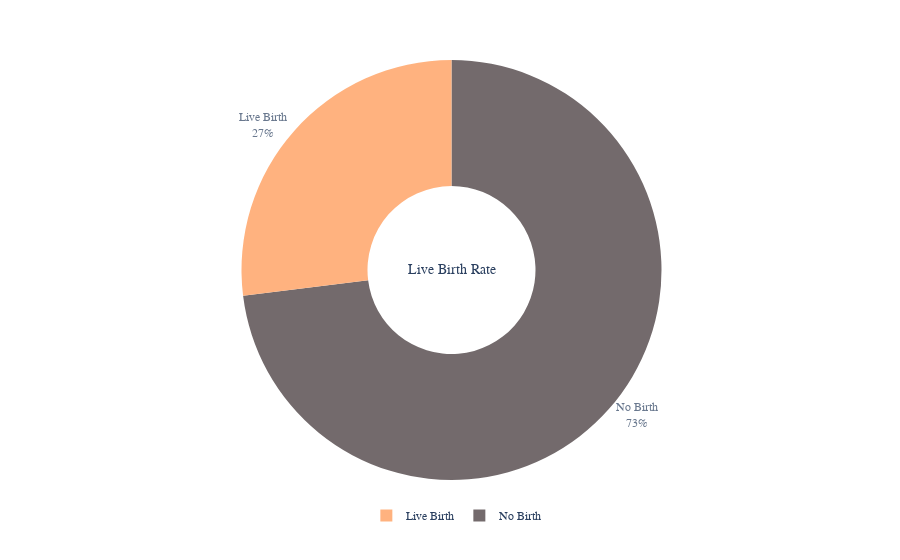

The notebook cell saved with this chart:
### Markdown cell above
##### III. 1. a. Target Distribution

### Code cell
fig = px.pie(HFEA_train['LIVE_BIRTH_OCCURRENCE'].value_counts(),values='LIVE_BIRTH_OCCURRENCE',names=['No Birth','Live Birth'],hole=0.4,opacity=0.7,
            color_discrete_sequence=[colours_gaia[1],colours_gaia[0]])
fig.add_annotation(text='Live Birth Rate',
                   x=0.5,y=0.5,showarrow=False,font_size=14,opacity=1,font_family='Suisse Intl')

fig.update_layout(
    font_family='Suisse Intl',
    legend=dict(x=0.37,y=-0.05,orientation='h',traceorder='reversed'),
    hoverlabel=dict(bgcolor='white'))

fig.update_traces(textposition='outside', textinfo='percent+label')

fig.show()

### Figure 1 — Plotly figure (JSON) as saved in the notebook; plotly's stock layout.template omitted (floating-point values rounded to 4 significant figures)
{"data": [{"domain": {"x": [0, 1], "y": [0, 1]}, "hole": 0.4, "hovertemplate": "label=%{label}<br>LIVE_BIRTH_OCCURRENCE=%{value}<extra></extra>", "labels": ["No Birth", "Live Birth"], "legendgroup": "", "name": "", "opacity": 0.7, "showlegend": true, "textinfo": "percent+label", "textposition": "outside", "type": "pie", "values": [24538, 9057]}], "layout": {"annotations": [{"font": {"family": "Suisse Intl", "size": 14}, "opacity": 1, "showarrow": false, "text": "Live Birth Rate", "x": 0.5, "y": 0.5}], "font": {"family": "Suisse Intl"}, "hoverlabel": {"bgcolor": "white"}, "legend": {"orientation": "h", "tracegroupgap": 0, "traceorder": "reversed", "x": 0.37, "y": -0.05}, "margin": {"t": 60}, "piecolorway": ["#382C2E", "#FF9249"]}}
